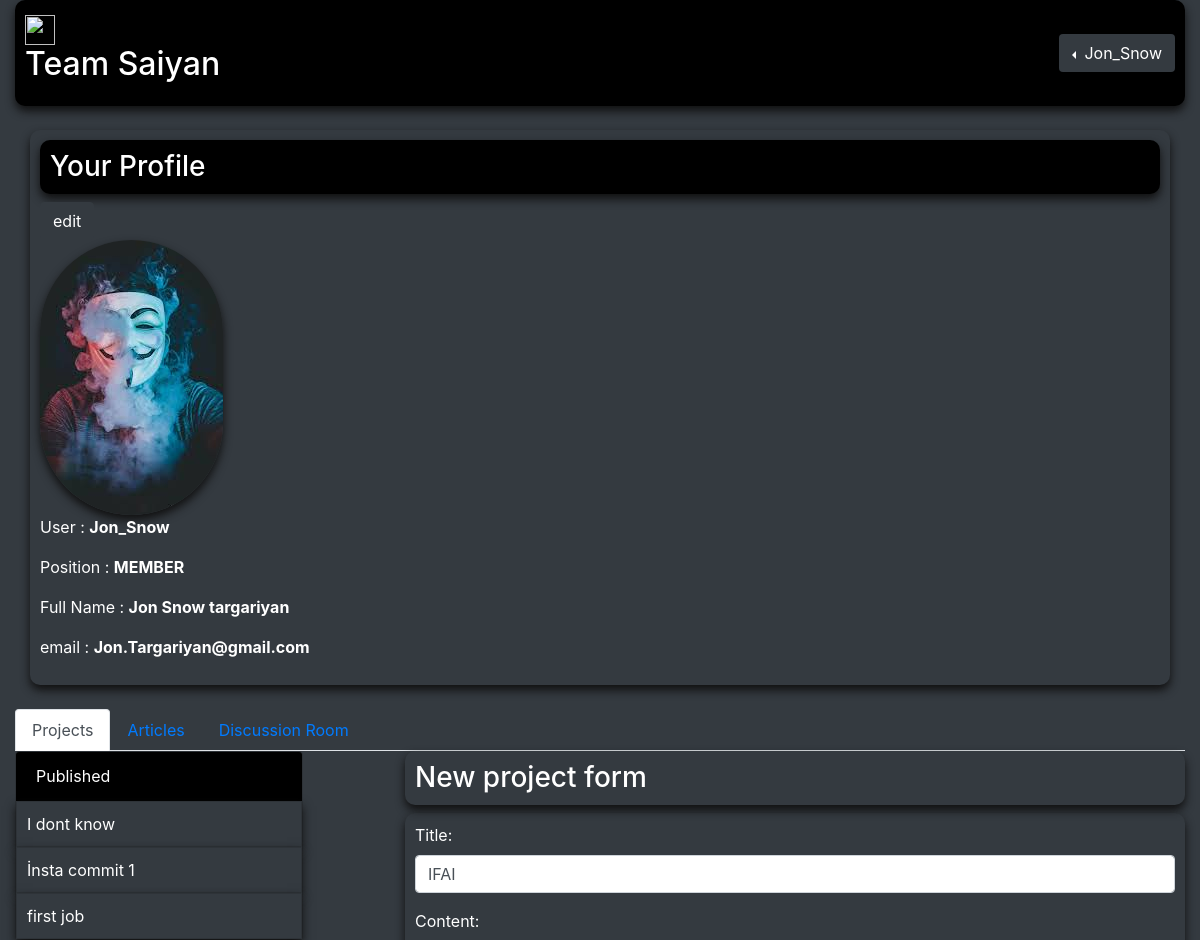
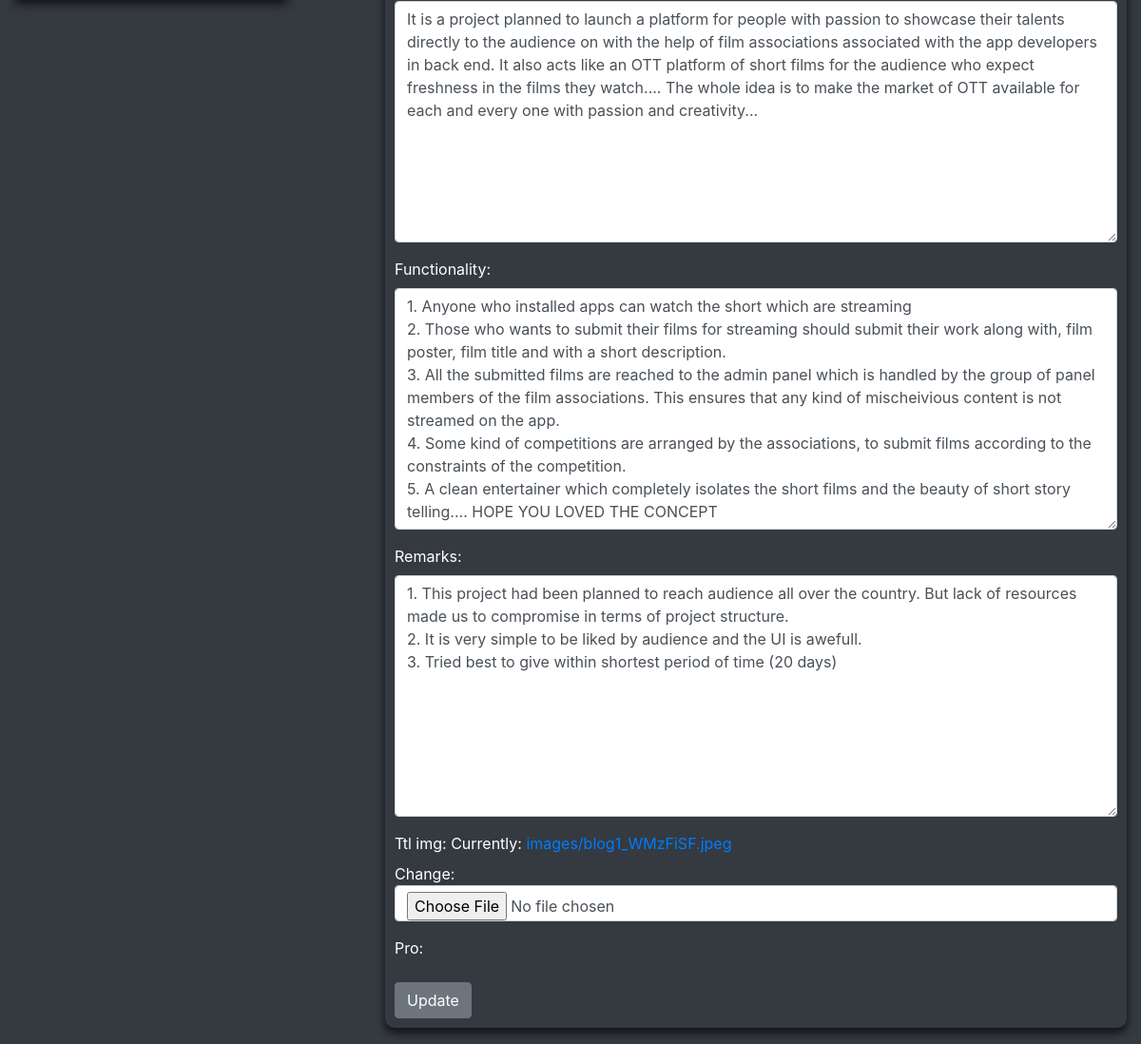
The page /Team/edit_project/IFAI/ (signed in) on the database its author committed (2 pictures, top to bottom).
### Team/models.py (models this page shows, shortened)
class UserProfile(models.Model):
	user = models.OneToOneField(User, on_delete = models.CASCADE)
	pro_pic = models.ImageField(upload_to = 'pro_pics/', default = 'pro_pics/default.png')
	full_name = models.CharField(max_length = 100)
	POSITION = [('MEMBER','MEMBER'),('TEAM LEADER','TEAM LEADER'),('SAIYANS LEADER','SAIYANS LEADER')]
	position = models.CharField(max_length = 20, choices = POSITION, default = 'mem')

### blog/models.py (models this page shows)
class Project(models.Model):
	title = models.CharField(max_length = 255)
	content = models.TextField()
	author = models.ForeignKey(settings.AUTH_USER_MODEL,on_delete = models.CASCADE)
	Functionality = models.TextField(null = True, blank = True, default = 'Not Mentioned')
	remarks = models.TextField()
	ttl_img = models.ImageField(upload_to = 'images/')
	created_on = models.DateTimeField(auto_now_add = True)
	slug = models.SlugField(null = True)

### Team/views.py (the view, shortened to what this page needs)
# urls.py: re_path(r'edit_project/(?P<slug>[-\w]+)/$',edit_p,name = 'edit_project'),
def edit_p(request,slug):
	obj = get_object_or_404(Project,slug = slug)
	template = 'Team/profile.html'
	project_form = NewProjectForm(instance = obj)
	article_form = NewArticleForm()
	projects = get_list_or_404(Project,author = request.user)
	articles = get_list_or_404(Article,author = request.user)
	profile = get_object_or_404(UserProfile, user = request.user)
	return render(request,template,{'projects':projects,'articles':articles,'profile':profile,'p_form':project_form,'a_form':article_form,'editing':True})

### Team/forms.py
class NewProjectForm(forms.ModelForm):
	pro = forms.IntegerField(widget=forms.HiddenInput(), initial=123)
	class Meta:
		model = Project
		fields = ['title','content','Functionality','remarks','ttl_img']

class NewArticleForm(forms.ModelForm):
	art = forms.IntegerField(widget=forms.HiddenInput(), initial=123)
	class Meta:
		model = Article
		fields = ['title','content']

### blog/templatetags/form_tags.py (called while the page is built)
@register.filter
def input_class(bound_field):
    css_class = ''
    if bound_field.form.is_bound:
        if bound_field.errors:
            css_class = 'is-invalid'
        elif field_type(bound_field) != 'PasswordInput':
            css_class = 'is-valid'
    return 'form-control {}'.format(css_class)

### templates/Team/profile.html (shortened to what this page needs)
{% extends 'blog/base.html' %}
{% load form_tags widget_tweaks %}
{% block content %}
{% include 'includes/team_nav.html' %}
<br><div class="container shadow-style ">
	         <h3 class="black_bg shadow-style">Your Profile</h3> <a href="{% url 'edit_profile' %}" class="btn btn-dark">edit</a>
          <div><img src="{{profile.pro_pic.url}}" class="pro-img-style"></div>
          <div>
          	<p>User       :    <b>{{user}}</b></p>
            <p>Position   :    <b>{{profile.position}}</b></p>
            <p>Full Name  :    <b>{{profile.full_name}}</b></p>
        	  <p>email      :    <b>{{user.email}}</b></p>
        </div>
	</div>
	<br>
	<div>
		<ul class="nav nav-tabs nav_bg text-white" id="myTab" role="tablist">
 			 <li class="nav-item" role="presentation">
   				 <a class="nav-link active" id="home-tab" data-toggle="tab" href="#Projects" role="tab" aria-controls="home" aria-selected="true">Projects</a>
 			 </li>
 			 <li class="nav-item" role="presentation">
  			 	 <a class="nav-link" id="profile-tab" data-toggle="tab" href="#Articles" role="tab" aria-controls="profile" aria-selected="false">Articles</a>
 			 </li>
 			 <li class="nav-item" role="presentation">
  				  <a class="nav-link" id="contact-tab" data-toggle="tab" href="#Discussion_room" role="tab" aria-controls="contact" aria-selected="false">Discussion Room</a>
 			 </li>
		</ul>
	<div class="tab-content" id="myTabContent">
  		<div class="tab-pane fade show active" id="Projects" role="tabpanel" aria-labelledby="home-tab">
        <div class="row no-gutters">
        <div class="col-6 col-md-4">
          <div class="card bg-dark" style="width: 18rem;">
             <div class="card-header black_bg text-white">
              Published
             </div>
             <ul class="list-group list-group-flush">
              {% if projects == 'none' %}
                <li class="list-group-item bg-dark shadow-style text-white">you haven't yet published any Projects...</li>
               {% else %}
                {% for obj in projects %}
                 <a href="#" data-toggle="modal" data-target="#{{obj.slug}}"> <li class="list-group-item bg-dark shadow-style text-white">{{obj.title}} </li> </a>
               {% endfor %}
               {% endif %}
             </ul>
            </div>
          </div>
          <div class="col-sm-6 col-md-8">
          <h3 class="shadow-style"> New project form</h3>
            <form class="shadow-style" method="POST" enctype="multipart/form-data">
              {% for field in p_form %}
              <div class="form-group">
              {{ field.label_tag }}
                {% render_field field class=field|input_class %}
                </div>
              {% endfor %}
              {% if editing %}
              <button type="submit" class="btn btn-secondary">Update</button><br>
              {% else %}
              <button type="submit" class="btn btn-secondary">publish</button><br>
              {% endif %}
              </form><br>
            </div>
          </div>
        </div>
  </div>
	</div>
{% endblock %}

### templates/includes/team_nav.html (shortened to what this page needs)
<nav class="navbar navbar-dark  black_bg shadow-style text-white">
  <a class="navbar-brand" href="#">
    <img src="..." width="30" height="30" class="d-inline-block align-top" alt="" loading="lazy">
    <h2>Team Saiyan</h2>
  </a>
  	{% if user.is_authenticated %}
       <div class="dropdown dropleft">
          <button type="button" class="btn bg-dark dropdown-toggle text-white" data-toggle="dropdown">
            {{user.username}}
          </button>
      </div>
  		{% endif %}
</nav>

### static/css/custom.css (style rules this page uses)
.black_bg { background-color: #000000; }
.shadow-style { box-shadow: 0 5px 10px #101010; padding: 10px; border-radius: 10px; }
.pro-img-style { border-radius: 500px; box-shadow: 0 5px 10px #101010; }

### rows shown on the page
UserProfile: pro_pic (picture), position "MEMBER", full_name "Jon Snow targariyan"
Project: title "I dont know"
Project: title "İnsta commit 1"
Project: title "first job"
Project: title "IFAI" "It is a project planned to launch a platform for people with passion to showcase their talents directly to the audience on with the help of film associations associated with the app developers in back end. It also acts like an OTT platform of short films for the audience who expect freshness in the films they watch.... The whole idea is to make the market of OTT available for each and every one with passion and creativity..." "1. Anyone who installed apps can watch the short which are streaming 2. Those who wants to submit their films for streaming should submit their work along with, film poster, film title and with a short description. 3. All the submitted films are reached to the admin panel which is handled by the group of panel members of the film associations. This ensures that any kind of mischeivious content is not streamed on the app. 4. Some kind of competitions are arranged by the associations, to submit films according to the constraints of the competition. 5. A clean entertainer which completely isolates the short films and the beauty of short story telling.... HOPE YOU LOVED THE CONCEPT" "1. This project had been planned to reach audience all over the country. But lack of resources made us to compromise in terms of project structure. 2. It is very simple to be liked by audience and the UI is awefull. 3. Tried best to give within shortest period of time (20 days)"

### other values the page prints
{{ user.username }} "Jon_Snow"
{{ user }} "Jon_Snow"
{{ user.email }} "Jon.Targariyan@gmail.com"
{{ field.label_tag }} "Title:" "Content:" "Functionality:" "Remarks:" "Ttl img:" "Pro:"
